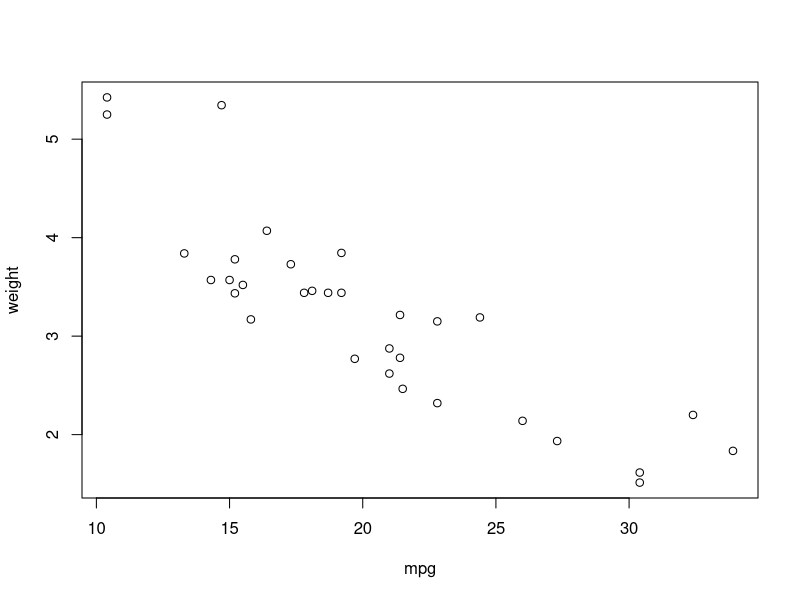
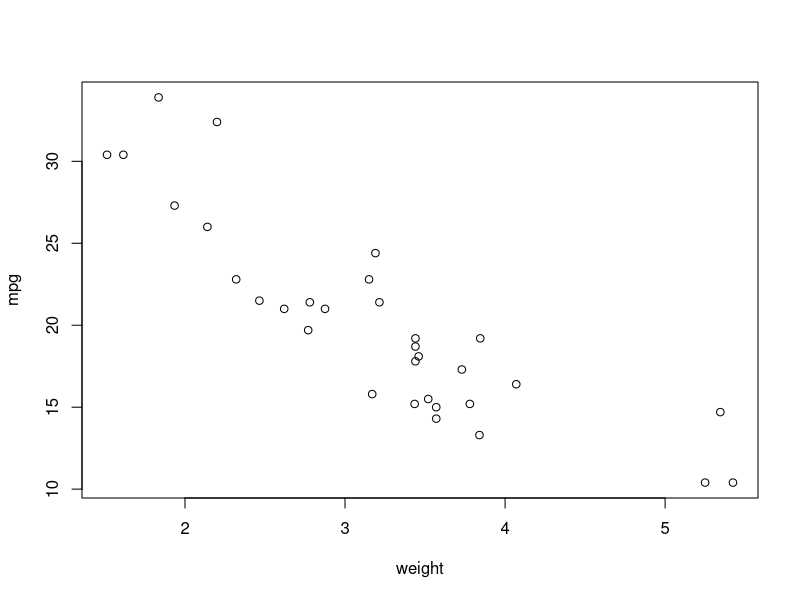

Write R code to recreate these figures, in order.
# 1-30-2022 , Name: Cason Konzer

# Preview mtcars dataset
mtcars

# Set variables for naming.
mpg = mtcars$mpg
weight = mtcars$wt

# Find Correlation.
cor(mpg, weight)

# Make scatterplot.
plot(mpg, weight)

# To coincide with the example given in the assignment. (:
plot(weight, mpg)